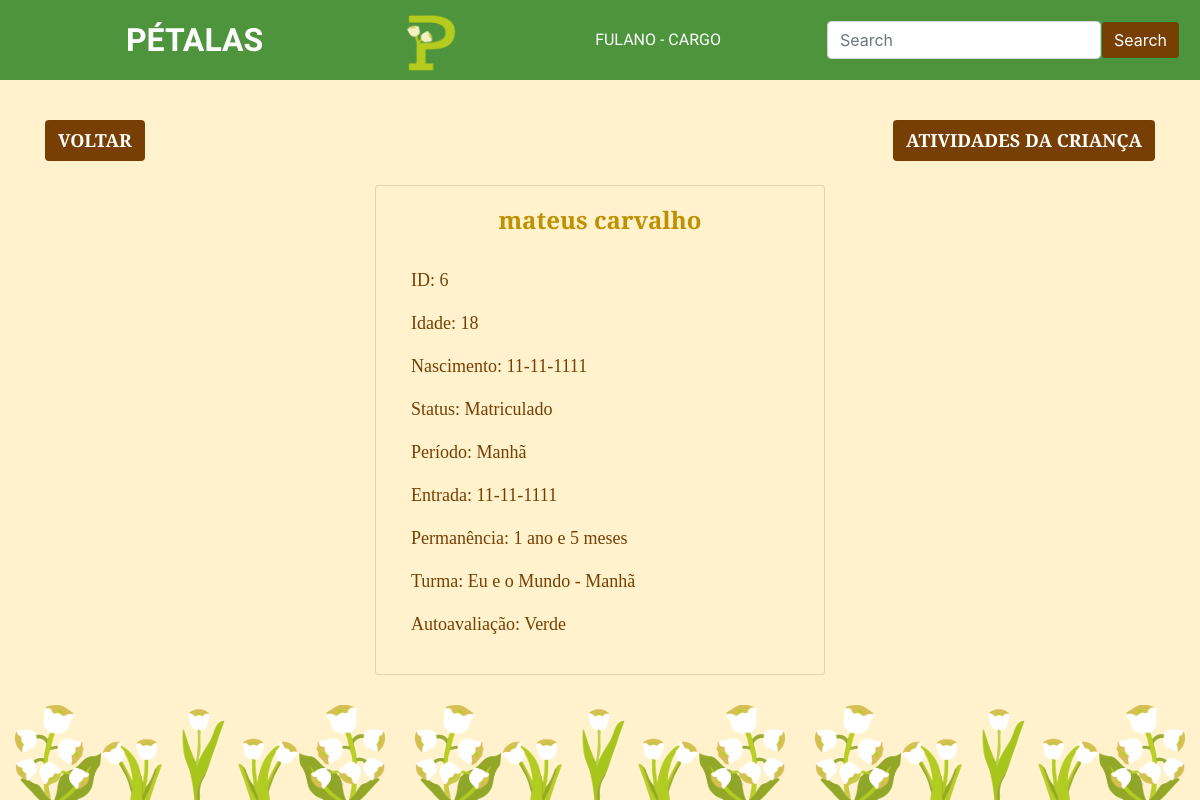
Screenshot of /info_crianca/6/ with the database file from the repository.
### petalas_app/models.py (models this page shows)
class Crianca(models.Model):
    id_crianca = models.AutoField(primary_key=True)
    nome = models.TextField(max_length=255)
    idade = models.IntegerField()
    nascimento = models.DateField()
    status = models.TextField(max_length=255)
    periodo = models.TextField(max_length=255)
    entrada = models.DateField()
    permanencia = models.TextField(max_length=255)
    turma = models.TextField(max_length=255)
    autoavaliacao = models.TextField(max_length=255)

### petalas_app/views.py (the view)
# urls.py: path('info_crianca/<int:crianca_id>/', views.info_crianca, name='info_crianca'),
def info_crianca(request, crianca_id):
    crianca =  Crianca.objects.get(id_crianca=crianca_id)
    context = {'crianca': crianca}
    return render(request, 'info_crianca.html', context)

### templates/info_crianca.html
{% include "navbar.html" %}
<div class="container"> <br>
  <div class="d-flex justify-content-between py-3">
    <a href="{% url 'listagem_criancas' crianca.turma %}" class="btn custom-btn titulo-site">VOLTAR</a>
    <a href="#" class="btn custom-btn titulo-site">ATIVIDADES DA CRIANÇA</a>
  </div>
  <div class="container mt-2 d-flex align-items-center justify-content-center">
    <div class="card col-lg-5">
      <div class="card-body">
        <h5 class="titulo-site text-center" style="color: #bf9000; font-size: x-large">{{crianca.nome}}</h5> <br>
        <p>ID: {{crianca.id_crianca}}</p>
        <p>Idade: {{crianca.idade}}</p>
        <p>Nascimento: {{ crianca.nascimento|date:"d-m-Y" }}</p>
        <p>Status: {{crianca.status}}</p>
        <p>Período: {{crianca.periodo}}</p>
        <p>Entrada: {{crianca.entrada|date:"d-m-Y"}}</p>
        <p>Permanência: {{crianca.permanencia}}</p>
        <p>Turma: {{crianca.turma}}</p>
        <p>Autoavaliação: {{crianca.autoavaliacao}}</p>
      </div>
    </div>
</div>
</div>

### rows the page displays
Crianca: nome "mateus carvalho", id_crianca "6", idade "18", nascimento "11-11-1111", status "Matriculado", periodo "Manhã", entrada "11-11-1111", permanencia "1 ano e 5 meses", turma "Eu e o Mundo - Manhã", autoavaliacao "Verde"
